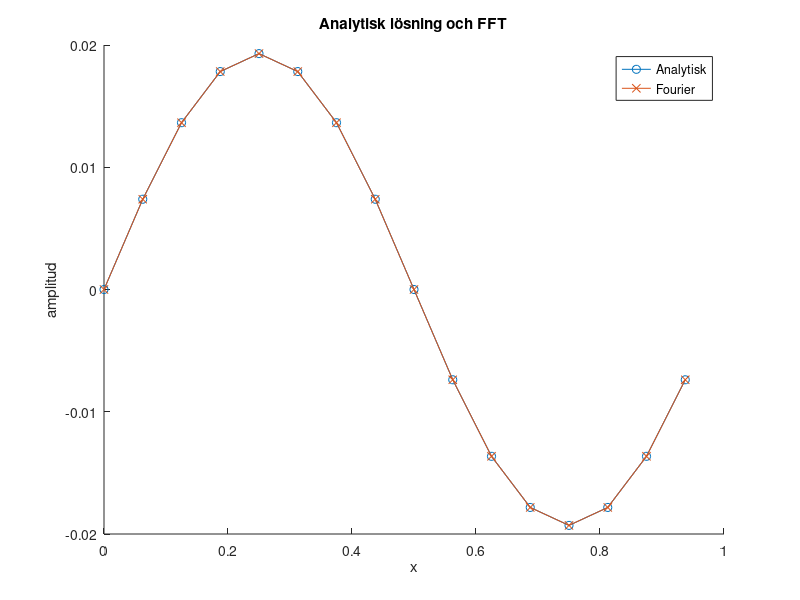
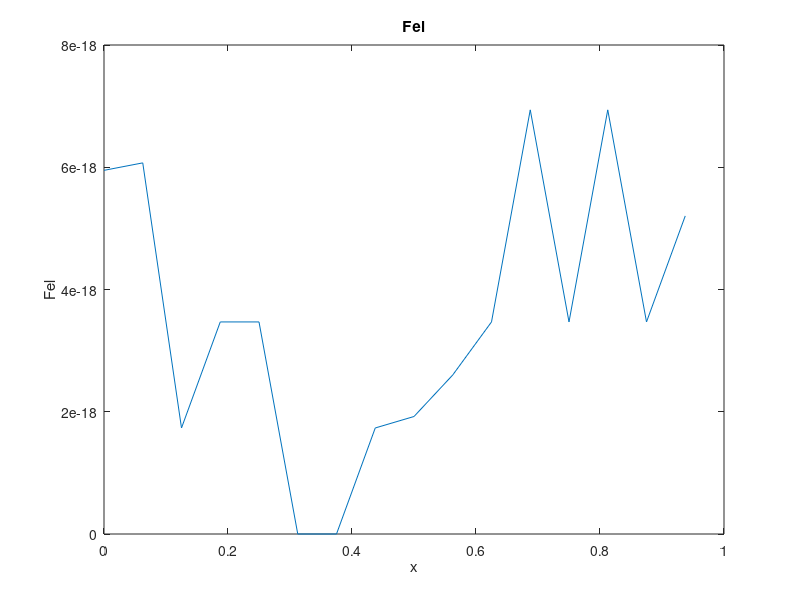

These figures' MATLAB source, in order:
% P2B U2c
clearvars, clc, close all

% Parametrar
D = 1;
g = 0;
N = 16;
t = 0.1;

% Diskretisering          
x = (0:N-1) / N;    
k = -N/2:N/2-1;  

% Funktioner
F       = @(x) sin(2 * pi .*x);                % Begynnelse villkor
U       = @(x) F(x) .* exp(-D*(2*pi)^2*t);     % Analytisk lösning
FT      = @(fj, N) (1/N) * fftshift(fft(fj));  % Fourier transform
iFT     = @(fk, N) N * ifft(ifftshift(fk));    % Invers Fourier transform

% Genomförande
fj = F(x);
uj = U(x);

fk   = FT(fj, N);
uk   = fk .* exp(-D*(2*pi.*k).^2*t);
uk_i = iFT(uk, N);

fel = abs(uj - uk_i);


hold on
plot(x, uj, '-o')
plot(x, uk_i, '-x')
hold off
legend("Analytisk", "Fourier")
xlabel("x")
ylabel("amplitud")
title("Analytisk lösning och FFT")

figure;
plot(x, fel)
title("Fel")
xlabel("x")
ylabel("Fel")
